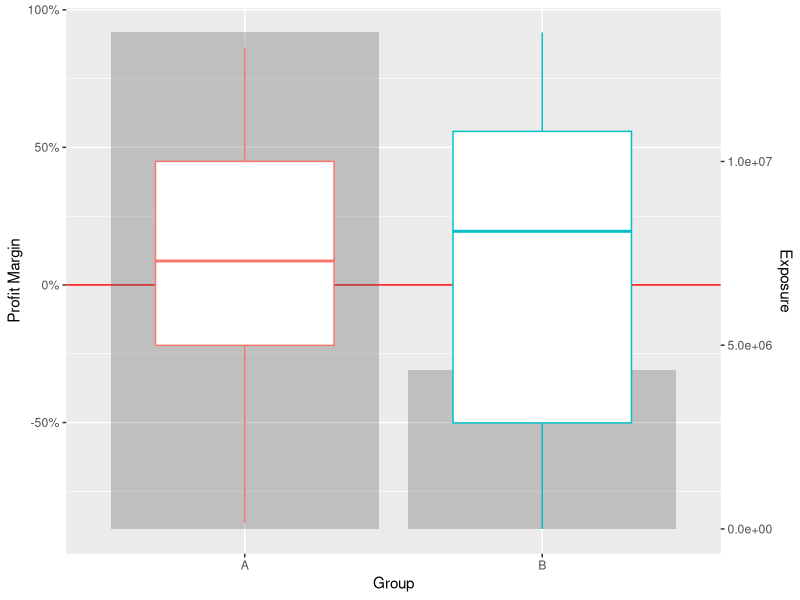

Write R code to recreate this figure.
library(cowplot)
library(ggplot2)
library(dplyr)

dummy_data =
  data.frame(
    group = sample(c("A", "B"), 100, T),
    expo = rlnorm(100, 10, 2),
    profit = runif(100, -1, 1)
  )

dummy_data_grouped =
  dummy_data %>%
  group_by(
    group
  ) %>%
  summarise(
    expo        = sum(expo),
    profit_low  = quantile(profit, 0.025),
    profit_q1   = quantile(profit, 0.25),
    profit_q2   = quantile(profit, 0.5),
    profit_q3   = quantile(profit, 0.75),
    profit_high = quantile(profit, 0.975)
  ) %>%
  ungroup()

expo_trans =
  function(x){x / max(dummy_data_grouped$expo) *
      (max(dummy_data_grouped$profit_high) -
         min(dummy_data_grouped$profit_low))
  }

expo_trans_inv =
  function(x){x * max(dummy_data_grouped$expo) /
      (max(dummy_data_grouped$profit_high) -
         min(dummy_data_grouped$profit_low))
  }

dummy_data_grouped =
  dummy_data_grouped %>%
  mutate(
    expo_adj = expo_trans(expo),
    profit_low_adj  = profit_low - min(profit_low),
    profit_q1_adj   = profit_q1 - min(profit_low),
    profit_q2_adj   = profit_q2 - min(profit_low),
    profit_q3_adj   = profit_q3 - min(profit_low),
    profit_high_adj = profit_high - min(profit_low)
  )


profit_plot =
  ggplot() +
  geom_hline(
    aes(yintercept = -min(dummy_data_grouped$profit_low)),
    color = "red"
  ) +
  geom_bar(
    data = dummy_data_grouped,
    aes(x = group,
        y = expo_adj),
    alpha = 0.3,
    stat = "identity"
  ) +
  geom_boxplot(
    data = dummy_data_grouped,
    aes(x = group,
        ymin = profit_low_adj,
        lower = profit_q1_adj,
        middle = profit_q2_adj,
        upper = profit_q3_adj,
        ymax = profit_high_adj,
        color = group),
    stat = "identity",
    show.legend = F,
    width = 0.6
  ) +
  scale_y_continuous(
    breaks = seq(-1, 1, 0.5) - min(dummy_data_grouped$profit_low),
    labels =
      function(x){
        paste0(100 * round(x + min(dummy_data_grouped$profit_low), 2), "%")},
    sec.axis =
      sec_axis(expo_trans_inv,
               name = "Exposure")
  ) +
  labs(
    x = "Group",
    y = "Profit Margin"
  )

profit_plot

